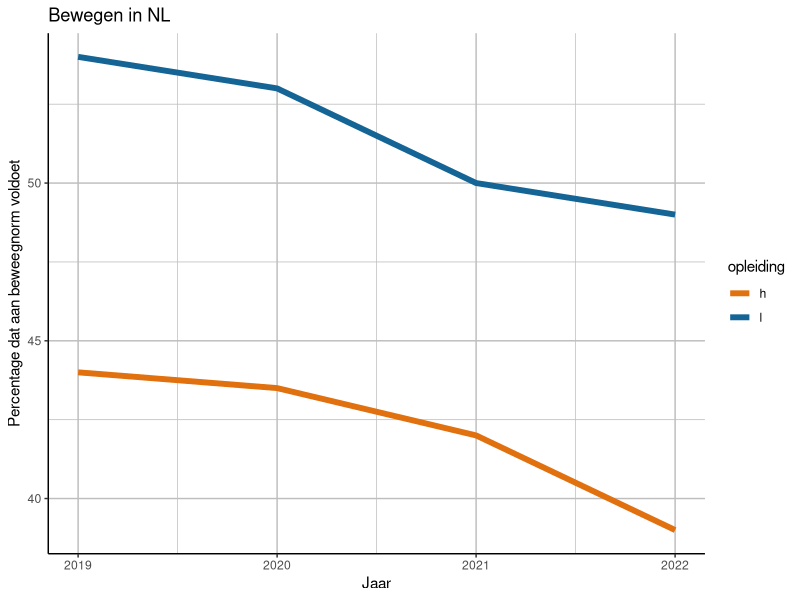

Reproduce this figure in R.
# ------------------- Bewegen in NL ------------------- # 
#
# Script waarin figuren worden gemaakt die ons laten zien 
# hoe Nederland ervoor staat op het gebied van bewegen


# --------------------- Install libraries -------------------- # 
### Run this line only once:
# install.packages("dplyr"); install.packages("ggplot2");  

# Libraries
library(ggplot2)
library(dplyr)



# --------------------- Klaarmaken data -------------------- # 
df_bewegen <- data.frame(
  jaar = c(2019:2022, 2019:2022),
  perc = c(54, 53, 50, 49, 44, 43.5, 42, 39),
  opleiding = c("l", "l", "l", "l", "h", "h", "h", "h"))
df_bewegen$opleiding <- factor(df_bewegen$opleiding)


# ------------------------- Figuur ------------------------- #

# Plot
df_bewegen %>%
  ggplot(aes(x=jaar, y=perc, group=opleiding, color=opleiding)) +
  geom_line(linewidth=2) +
  labs(title = 'Bewegen in NL', x = 'Jaar', y = 'Percentage dat aan beweegnorm voldoet') +
  scale_color_manual(values = c("h" = "#e1700e", "l" = "#146496")) +
  theme(panel.grid.major = element_line(colour = "grey"), panel.grid.minor = element_line(colour = "grey"),
        panel.background = element_blank(), axis.line = element_line(colour = "black"))


# ----------------------- Statistiek ----------------------- #

# Verschillen laag en hoogopgeleiden significant van elkaar als het gaat om 
# het percentage dat voldoet aan de beweegrichtlijn in 2022?
#
# Gebruik voor het beantwoorden van de vraag het dataframe 'data_bewegen_2022'
# Dit dataframe bevat 2 kolommen: 
#         1: opleiding (l = laag, h = hoog)
#         2: richtlijn behaald (0 = nee, 1 = ja)


# De data
# ------------------------------- #
# Set a seed for reproducibility
set.seed(123)

# Number of participants
n_participants <- 100

# Generate data
opleiding <- sample(c('h', 'l'), n_participants, replace = TRUE, prob = c(0.55, 0.45))
richtlijn_behaald <- ifelse(opleiding == 'l', rbinom(sum(opleiding == 'l'), 1, 0.8), rbinom(sum(opleiding == 'h'), 1, 0.4))
data_bewegen_2022 <- data.frame(opleiding = rep(opleiding, each = 1), richtlijn_behaald = c(richtlijn_behaald))

# Display the DataFrame
head(data_bewegen_2022)

# Frequentie tabel
FrequentieTabel <- table(data_bewegen_2022$opleiding, data_bewegen_2022$richtlijn_behaald)
FrequentieTabel

# De toets
# ------------------------------- #
# Ga hieronder zelf verder
